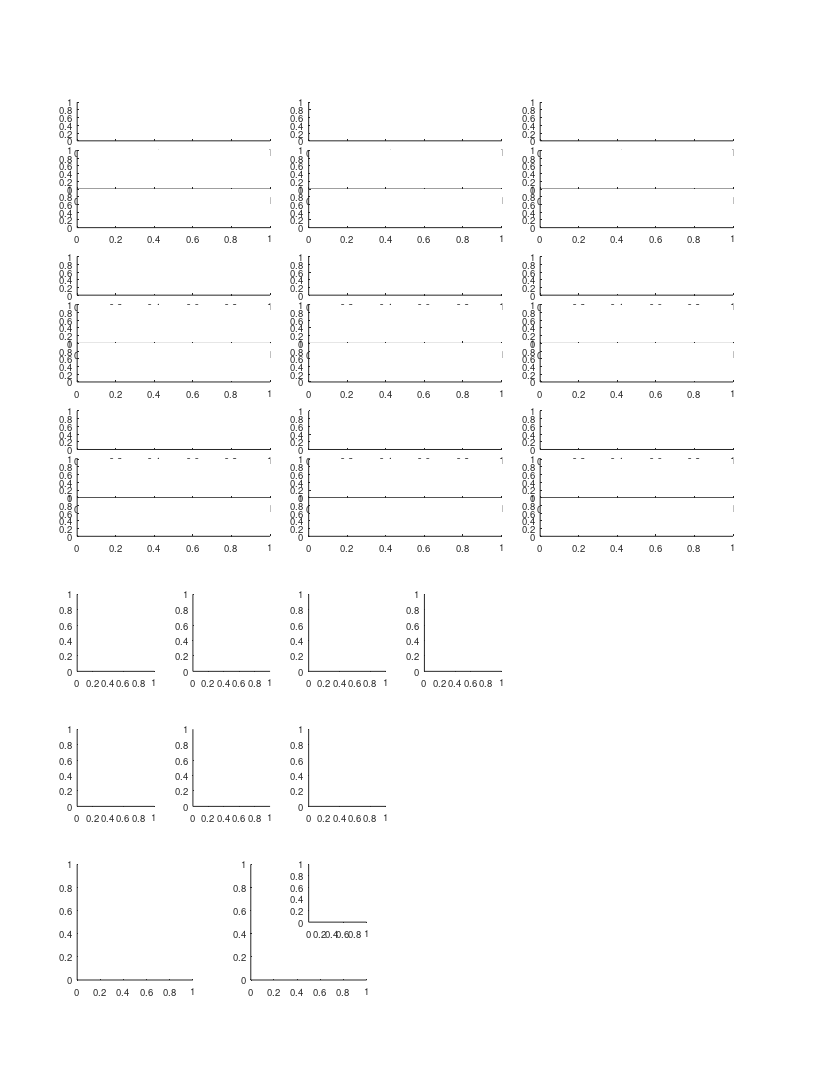

Recreate this plot in MATLAB. (Note: this script raises an error after producing the figure.)
%% Large Scale - fig 2 - Behavioral and neural recordings from bats fliying over large spatial scales.

%%
% TODO: make sure to use only included cells
% TODO: check conditions for which data we are taking in the histograms
% panels (B->end)

%%
clear 
clc

%% define output files
res_dir = 'L:\paper_figures';
mkdir(res_dir)
fig_name_str = 'fig_2';
fig_caption_str = 'Multi-scale spatial coding with many fields in individual dorsla-CA1 neurons';
log_name_str = [fig_name_str '_log_file' '.txt'];
log_name_str = strrep(log_name_str , ':', '-');
log_name_str = strrep(log_name_str , ' ', '_');
log_name_out = fullfile(res_dir, log_name_str);

%% open log file
diary off
diary(log_name_out)
diary on
disp('Log file');
disp(['created: ', datestr(clock)]);
disp('======================================================');
disp([fig_name_str ':' fig_caption_str]);
disp('======================================================');
disp('');


%% create figure
% figure_size_cm = [21.0 29.7]; % ~A4
figure_size_cm = [21.6 27.9]; % ~US letter
figure ;
% Some WYSIWYG options:
set(gcf,'DefaultAxesFontSize',7);
set(gcf,'DefaultAxesFontName','helvetica');
set(gcf,'DefaultAxesUnits','centimeters');
set(gcf,'PaperType','usletter')
% set(gcf,'PaperType','<custom>');
set(gcf,'PaperUnits','centimeters','PaperPosition',[0 0 figure_size_cm]);
set(gcf,'PaperOrientation','portrait');
set(gcf,'Units','centimeters','Position',get(gcf,'paperPosition')+[0 0 0 0]); % position on screen...
set(gcf, 'Renderer', 'painters');

pause(0.2); % workaround to solve matlab automatically changing the axes positions...

% create panels
panel_A_size_raster = [5 1];
panel_A_size_FR_map = [5 1];
panel_A_pos = [2 14];
panel_A = [];
for ii=1:3
    for jj=1:3
        offset_x = (ii-1)*6;
        offset_y = (jj-1)*4;
        offset = panel_A_pos + [offset_x offset_y];
        panel_A(ii,jj,1) = axes('position', [offset+[0 2.25] panel_A_size_FR_map]);
        panel_A(ii,jj,2) = axes('position', [offset+[0 1   ] panel_A_size_raster]);
        panel_A(ii,jj,3) = axes('position', [offset+[0 0   ] panel_A_size_raster]);
    end
end
% panel_A = permute(panel_A,[2 1 3]);
panel_A = panel_A(:,3:-1:1,:);
panel_A = reshape(panel_A,[9 3]);

panel_BCDE_size = [2 2];
panel_B = axes('position', [ 2  10.5 panel_BCDE_size ]);
panel_C = axes('position', [ 5  10.5 panel_BCDE_size ]);
panel_D = axes('position', [ 8  10.5 panel_BCDE_size ]);
panel_E = axes('position', [ 11 10.5 panel_BCDE_size ]);

panel_FGH_size = [2 2];
panel_F = axes('position', [2   7  panel_FGH_size ]);
panel_G = axes('position', [5   7  panel_FGH_size ]);
panel_H = axes('position', [8   7  panel_FGH_size ]);
panel_I = axes('position', [2 2.5 3 3]);
panel_J(1) = axes('position', [6.5 2.5 3.0 3.0]);
panel_J(2) = axes('position', [8.0 4.0 1.5 1.5]);


%%
prm = PARAMS_GetAll();

%% FR map + rasters - 9 examples
cell_examples = {
'b0079_d160928_TT2_SS01';
'b0034_d180312_TT4_SS01';
'b0034_d180312_TT3_SS02';
'b0148_d170718_TT4_SS03';
'b0148_d170608_TT4_SS01';
'b0079_d160925_TT2_SS03';
'b0148_d170626_TT4_SS01';
'b0034_d180310_TT4_SS04';
'b0034_d180310_TT4_SS04';
};
for ii_cell = 1:9
    cell_ID = cell_examples{ii_cell};
    cell = cell_load_data(cell_ID,'details','FR_map','fields','stats','FE');
    c = prm.graphics.colors.flight_directions;
    
    % map+fields
    axes(panel_A(ii_cell, 1));
    cla
    maps=[cell.FR_map.all];
    x = maps(1).bin_centers;
    y = cat(1,maps.PSTH);
    h=plot(x,y);
    [h.Color] = disperse(c);
    box off
    h=gca;
    h.TickDir = 'out';
    h.XTick = [];
    m = round(max(y(:)));
    h.YTick = [0 m];
    h.YLim = [0 m+1];
    h.XLim = [0 200];
    
    % fields
    for ii_dir=1:2
        fields = cell.fields{ii_dir};
        if isfield(fields,'in_low_speed_area')
            fields([fields.in_low_speed_area])=[];
        end
        for ii_field = 1:length(fields)
            dir_offsets = [-0.1 -0.2];
            [xaf,yaf] = ds2nfu(fields(ii_field).edges_prc, repelem(dir_offsets(ii_dir)*range(h.YLim),2));
            annotation('line',xaf,yaf,'Linewidth', 2, 'Color', c{ii_dir});
        end
    end
    
    % cell details
    cell_num_str_pos_list = [repelem(1.05,3) repelem(0.9,6)];
    cell_num_str_pos = cell_num_str_pos_list(ii_cell);
    text(0.5, cell_num_str_pos, "cell "+ii_cell,...
        'Units','normalized','HorizontalAlignment','center','VerticalAlignment','bottom','FontSize',8);
    text(1,1.00,...
        sprintf('%.1f    %.1f',...
                cell.stats.all.field_largest,...
                cell.stats.all.field_smallest),...
        'Units','normalized','HorizontalAlignment','right','VerticalAlignment','bottom','FontSize',7);
    
    % rasters
    FEs = [cell.FE];
    for ii_dir=1:2
        axes(panel_A(ii_cell, ii_dir+1));
        cla
        FE = FEs{ii_dir};
        x = [FE.spikes_pos];
        y = [FE.spikes_ts];
%         [FE.number2] = disperse(1:length(FE));
%         y = arrayfun(@(FE)(FE.number2*ones(1,FE.num_spikes)),FE,'UniformOutput',0);
%         y = [y{:}];
        plot(x,y,'.','Color',c{ii_dir},'MarkerSize',0.05);
        behave_session_ts = exp_get_sessions_ti(cell.details.exp_ID,'Behave');
        t0 = behave_session_ts(1);
        rescale_plot_data('y', [1e-6/60 t0]);
        box off
        h=gca;
        m = ceil(max((y-t0)*1e-6/60));
        h.YTick = [0 m];
        h.XLim = [0 200];
        h.YLim = [0 m]+[-1 1];
        switch ii_dir
            case 1
                h.XTick = [];
                h.YTickLabel = {'',num2str(m)};
            case 2
                h.XTick = 0:50:200;
                h.XRuler.TickLabelGapOffset = -2;
                h.YTickLabel = {'0',num2str(m)};
                h.TickDir = 'out';
        end
        
    end
end

%% add direction arrows
arrow_x = 0.1 +[0 0.05];
arrow_y = repelem(0.965,2);
clear h
h(1)=annotation('arrow',arrow_x,      arrow_y+0.008,  'Color', prm.graphics.colors.flight_directions{1});
h(2)=annotation('arrow',flip(arrow_x),arrow_y      ,  'Color', prm.graphics.colors.flight_directions{2});
[h.HeadWidth] = disperse([5 5]);
[h.HeadLength] = disperse([5 5]);

%% add x/y labels for specific panels
for ii = [7 8 9]
    axes(panel_A(ii, 3));
    xlabel('Position (m)', 'Units','normalized','Position',[0.5 -0.35]);
end
for ii = [1 4 7]
    axes(panel_A(ii, 3));
    ylabel('Time (min)',   'Units','normalized','Position',[-0.1 1]);
end
axes(panel_A(1, 1));
text(-0.15,1.15, 'A', 'Units','normalized','FontWeight','bold');



% % % % % % % % % % % % % % % % % % % % % % % % % % % % % % % % % % % % % % 
%% load population data
prm = PARAMS_GetAll();
cells_t = DS_get_cells_summary();
bats = [79,148,34,9861,2289];
cells_t(~ismember(cells_t.bat, bats ),:) = [];
cells = cellfun(@(c)(cell_load_data(c,'details')), cells_t.cell_ID, 'UniformOutput',0);
cells = [cells{:}];
cells = [cells.details];
cells(~contains({cells.brain_area}, 'CA1')) = [];
cells(~ismember([cells.ClusterQuality], [2])) = [];
cells = cellfun(@(c)(cell_load_data(c,'details','stats')), {cells.cell_ID}, 'UniformOutput',0);
cells = [cells{:}];
cells_details = [cells.details];
cells_ID = {cells_details.cell_ID};
stats = [cells.stats];
stats = [stats.all];
cells_ID([stats.meanFR_all]>prm.inclusion.interneuron_FR_thr)=[];
clear cells stats cells_details cells_t
cells = cellfun(@(c)(cell_load_data(c,'details','stats','meanFR','stats','inclusion','signif','fields','FR_map')), cells_ID, 'UniformOutput',0);
cells = [cells{:}];

%% panel B - field count histogram
% figure
axes(panel_B);
hold on
text(-0.15,1.15, 'B', 'Units','normalized','FontWeight','bold');
nFields = nan(2,length(cells));
for ii_dir = 1:2
    for ii_cell = 1:length(cells)
        cell = cells(ii_cell);
        % TODO: check signif definition!
        if ~cell.signif(ii_dir).TF % check signif per direction
            continue;
        end
        % TODO: this include the fields in the low speed areas, make sure
        % we want this!
        nFields(ii_dir,ii_cell) = cell.stats.dir(ii_dir).field_num;
    end
    h = histogram(nFields(ii_dir,:));
    h.FaceColor = prm.graphics.colors.flight_directions{ii_dir};
end
xlabel({'No. of fields';'per direction'},'Units','normalized','Position',[0.5 -0.22]);
ylabel('Count')
ha = gca;
% ha.XLim = [0 35];
% ha.YLim = [0 40];
% ha.XTick = [0:5:35];
% ha.YTick = [0 40];
ha.TickDir='out';
ha.TickLength = [0.03 0.03];
ha.XRuler.TickLabelGapMultiplier = -0.3;
ha.YRuler.TickLabelGapMultiplier = 0.001;

%% panel C - field size histogram
% figure
axes(panel_C);
hold on
text(-0.15,1.15, 'C', 'Units','normalized','FontWeight','bold');
fields_size = [];
for ii_dir = 1:2
    for ii_cell = 1:length(cells)
        cell = cells(ii_cell);
        if ~cell.signif(ii_dir).TF % check signif per direction
            continue;
        end
        fields = cell.fields{ii_dir};
        fields([fields.in_low_speed_area]) = []; % remove fields in low speed area
        fields_size = [fields_size fields.width_prc];
    end
end
h = histogram(fields_size);
h.FaceColor = 0.5*[1 1 1];
ha=gca;
ha.YScale = 'log';
xlabel('Field Size (m)')
ylabel('Count')
ha = gca;
% ha.XLim = [0 35];
% ha.YLim = [0 40];
% ha.XTick = [0:5:35];
ha.YTick = [1 10 100];
ha.TickDir='out';
ha.TickLength = [0.03 0.03];
ha.XRuler.TickLabelGapMultiplier = -0.3;
ha.YRuler.TickLabelGapMultiplier = 0.001;

%% panel D - smallest / largest field size
% figure
axes(panel_D);
cla
hold on
text(-0.15,1.15, 'D', 'Units','normalized','FontWeight','bold');
LS_field_size = nan(2,length(cells));
for ii_cell = 1:length(cells)
    cell = cells(ii_cell);
    if ~all([cell.signif.TF]) % at least one direction is significant
        continue;
    end
    % TODO: what to do if we have only 1 field?!?!
    % TODO: note that for this panel we pool directions, but for the next
    % one we also separate directions
    LS_field_size(1,ii_cell) = cell.stats.all.field_smallest;
    LS_field_size(2,ii_cell) = cell.stats.all.field_largest;
end
% LS_field_size(:,any(isnan(LS_field_size))) = [];
rng(1); % fix seed for violin plot randomization
hv = violinplot(LS_field_size');
[hv.ViolinColor] = disperse(repelem({'none'},length(hv)));
hs=[hv.ScatterPlot];
[hs.Marker]          = disperse(repelem({'.'},length(hs)));
[hs.SizeData]        = disperse(repelem(35,length(hs)));
[hs.MarkerFaceColor] = disperse(repelem({0.5*[1 1 1]},length(hs)));
[hs.MarkerEdgeColor] = disperse(repelem({0.5*[1 1 1]},length(hs)));
hm=[hv.MedianPlot];
% remove default median plot (circle), and add a red bar instead
[hm.Marker] = disperse(repelem({'none'},2));
plot([hm.XData]+0.075*[-1 1]', repelem([hm.YData],2,1), 'r', 'LineWidth',1.5);
ha=gca;
ylimits = ha.YLim;
ha.TickDir='out';
ha.TickLength = [0.03 0.03];
ha.XTick = [1 2];
ha.XTickLabel = {};
text([1 2],repelem(ylimits(1)-0.04*diff(ylimits),2),{{'Smallest';'field'},{'Largest';'field'}},...
    'HorizontalAlignment','center','VerticalAlignment','top','FontSize',7);
% xlabel('')
ylabel('Field size (m)')

%% panel E - field ratio (largest/smallest)
% figure
axes(panel_E);
cla
hold on
text(-0.15,1.15, 'E', 'Units','normalized','FontWeight','bold');
LS_field_ratio_all = nan(1,length(cells));
LS_field_ratio_dir = nan(2,length(cells));
for ii_cell = 1:length(cells)
    cell = cells(ii_cell);
    if any([cell.signif.TF]) % check at least one direction is signif
        LS_field_ratio_all(ii_cell) = cell.stats.all.field_ratio_LS;
    end
    for ii_dir = 1:2
        if cell.signif(ii_dir).TF % check signif per direction
            LS_field_ratio_dir(:,ii_cell) = cell.stats.dir(ii_dir).field_ratio_LS;
        end
    end
end
LS_field_ratio_dir = LS_field_ratio_dir(:);
LS_field_ratio_dir(isnan(LS_field_ratio_dir)) = [];
LS_field_ratio_all(isnan(LS_field_ratio_all)) = [];
edges = linspace(1,ceil(max(max(LS_field_ratio_all))),9);
clear h
h(1) = histogram(LS_field_ratio_dir);
h(2) = histogram(LS_field_ratio_all);
h(1).BinEdges = edges;
h(2).BinEdges = edges;
h(1).FaceColor = 'g';
h(2).FaceColor = 0.5*[1 1 1];
% h(1).BinLimits = [1 h(1).BinLimits([2])];
% h(2).BinLimits = [1 h(2).BinLimits([2])];
% h(1).NumBins = 15;
% h.FaceColor = prm.graphics.colors.flight_directions{ii_dir};
% legend({'per cell';'per direction'})
ha=gca;
% ha.YScale = 'log';
ha.YScale = 'linear';
% ha.XLim = [0 35];
ha.YLim = [0 10];
% ha.YLim = [0 260];
% ha.XTick = [0:5:35];
ha.YTick = [1 10 100];
ha.TickDir='out';
ha.TickLength = [0.03 0.03];
ha.XRuler.TickLabelGapMultiplier = -0.35;
ha.YRuler.TickLabelGapMultiplier = 0.001;
xlabel({'Fields ratio';'largest/smallest'},'Units','normalized','Position',[0.5 -0.17]);
ylabel('Count')

%% arragne population SI/sparsity
signif = arrayfun(@(x)(x.TF), cat(1,cells.signif));
% TODO: check why SI/sparsity can be nan in the original cell calculation?
SI = arrayfun(@(x)([x.dir.SI_bits_spike]), cat(1,cells.stats),'UniformOutput',0);
sparsity = arrayfun(@(x)([x.dir.sparsity]), cat(1,cells.stats),'UniformOutput',0);
SI = cat(1,SI{:});
SI(~signif) = nan;
SI = SI(:);
SI(isnan(SI)) = [];
sparsity = cat(1,sparsity{:});
sparsity(~signif) = nan;
sparsity = sparsity(:);
sparsity(isnan(sparsity)) = [];

%% panel F - spatial info histogram
axes(panel_F);
cla
hold on
text(-0.15,1.15, 'F', 'Units','normalized','FontWeight','bold');
h = histogram(SI);
h.NumBins = 12;
h.FaceColor = 'k';
ha=gca;
ha.TickDir='out';
ha.TickLength = [0.03 0.03];
ha.XRuler.TickLabelGapMultiplier = -0.35;
ha.YRuler.TickLabelGapMultiplier = 0.001;
xlabel({'Spatial information';'(bits/spike)'}, 'Units','normalized','Position',[0.5 -0.17]);
ylabel('Count')

%% panel G - sparsity histogram
axes(panel_G);
cla
hold on
text(-0.15,1.15, 'G', 'Units','normalized','FontWeight','bold');
h = histogram(sparsity);
h.NumBins = 10;
h.FaceColor = 'k';
ha=gca;
ha.TickDir='out';
ha.TickLength = [0.03 0.03];
ha.XRuler.TickLabelGapMultiplier = -0.35;
ha.YRuler.TickLabelGapMultiplier = 0.001;
xlabel('Sparsity', 'Units','normalized','Position',[0.5 -0.17])
ylabel('Count', 'Units','normalized','Position',[-0.2 0.5])

%% panel H - map correlations histogram
axes(panel_H);
cla
hold on
text(-0.15,1.15, 'H', 'Units','normalized','FontWeight','bold');
maps_dir_corr = [];
for ii_cell = 1:length(cells)
        cell = cells(ii_cell);
        maps_dir_corr(ii_cell) = corr(...
             cell.FR_map(1).all.PSTH',...
             cell.FR_map(2).all.PSTH','rows', 'complete');
end
% maps_dir_corr(~all(signif')) = [];
h = histogram(maps_dir_corr);
h.FaceColor = 'k';
ha= gca;
ha.XLim = [-1 1];
ha.XTick = -1:0.5:1;
ha.TickDir = 'out';
ha.TickLength = [0.03 0.03];
ha=gca;
ha.TickDir='out';
ha.TickLength = [0.03 0.03];
ha.XRuler.TickLabelGapMultiplier = -0.35;
ha.YRuler.TickLabelGapMultiplier = 0.001;
xlabel('Map correlation', 'Units','normalized','Position',[0.5 -0.17])
ylabel('Count', 'Units','normalized','Position',[-0.2 0.5])

%% panels I&J - prepare data
distances_all = [];
field_size_diff_all = [];
field_size_all = [];
field_vel_all = [];
field_vel2_all = [];
for ii_cell = 1:length(cells)
    cell = cells(ii_cell);
    for ii_dir = 1:2
        if ~cell.signif(ii_dir).TF
            continue;
        end
        fields = cell.fields{ii_dir};
        distances_all = [distances_all diff([fields.loc])];
        field_size_diff_all = [field_size_diff_all diff([fields.width_prc])];
        field_size_all = [field_size_all [fields.width_prc]];
        field_vel_all = [field_vel_all [fields.vel]];
        field_vel2_all = [field_vel2_all [fields.vel2]];
    end
end

%% panel I - field size vs. speed
axes(panel_I);
cla
hold on
text(-0.2,1.1, 'I', 'Units','normalized','FontWeight','bold');
plot(abs(field_vel_all) , field_size_all ,'.k', 'MarkerSize',3)
% plot(abs(field_vel2_all) , field_size_all ,'.k')
ha = gca;
ha.XLim = [4 10];
ha.YLim = [0 35];
ha.XTick = [5 7 9];
ha.YTick = [0 10 20 30];
ha.TickDir='out';
ha.TickLength = [0.02 0.02];
ha.XRuler.TickLabelGapMultiplier = -0.3;
ha.YRuler.TickLabelGapMultiplier = 0.001;
xlabel('Speed (m/s)', 'Units','normalized', 'Position',[0.5 -0.12]) 
ylabel('Field size (m)', 'units','normalized', 'Position',[-0.15 0.5])

%% panel J - field diff(size) vs. distance
axes(panel_J(1));
cla
hold on
text(-0.2,1.1, 'J', 'Units','normalized','FontWeight','bold');
plot(distances_all, abs(field_size_diff_all), 'k.' , 'MarkerSize',4);
ha = gca;
ha.TickDir='out';
ha.TickLength = [0.02 0.02];
ha.XRuler.TickLabelGapMultiplier = -0.3;
ha.YRuler.TickLabelGapMultiplier = 0.001;
xlabel('Distance between fields (m)', 'Units','normalized', 'Position',[0.5 -0.12]) 
ylabel('{\Delta} Field size (m)', 'units','normalized', 'Position',[-0.15 0.5])

% panel J inset
axes(panel_J(2));
cla
hold on
plot(distances_all, abs(field_size_diff_all), 'k.' , 'MarkerSize',3);
ha = gca;
ha.XLim = [0 40];
ha.YLim = [0 15];
ha.XTick = ha.XLim;
ha.YTick = ha.YLim;
ha.TickDir='out';
ha.TickLength = [0.02 0.02];
ha.XRuler.TickLabelGapMultiplier = -0.3;
ha.YRuler.TickLabelGapMultiplier = 0.001;

%% print/save the figure
fig_name_out = fullfile(res_dir, fig_name_str);
print(gcf, fig_name_out, '-dpdf', '-cmyk', '-painters');
% print(gcf, fig_name_out, '-dtiff', '-cmyk', '-painters');
% saveas(gcf , fig_name_out, 'fig');
disp('figure was successfully saved to pdf/tiff/fig formats');





%%








%%
